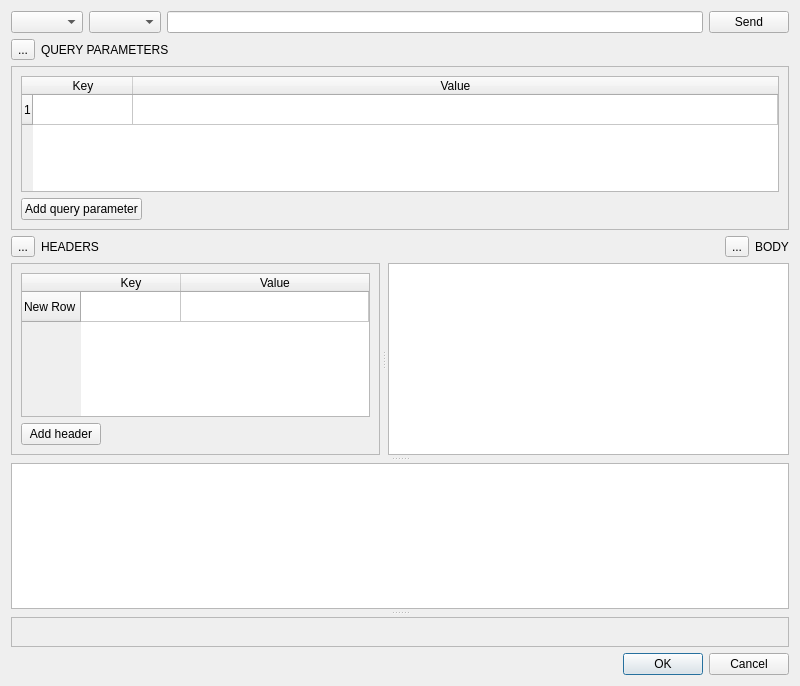
<?xml version="1.0" encoding="UTF-8"?>
<ui version="4.0">
 <class>RestApiTester</class>
 <widget class="QDialog" name="RestApiTester">
  <property name="geometry">
   <rect>
    <x>0</x>
    <y>0</y>
    <width>800</width>
    <height>686</height>
   </rect>
  </property>
  <property name="minimumSize">
   <size>
    <width>800</width>
    <height>600</height>
   </size>
  </property>
  <property name="windowTitle">
   <string>Dialog</string>
  </property>
  <layout class="QGridLayout" name="gridLayout">
   <item row="1" column="0">
    <layout class="QVBoxLayout" name="verticalLayout_5">
     <item>
      <layout class="QHBoxLayout" name="horizontalLayout_6">
       <item>
        <layout class="QHBoxLayout" name="horizontalLayout_5">
         <item>
          <widget class="QToolButton" name="hideHeadersButton">
           <property name="text">
            <string>...</string>
           </property>
           <property name="checkable">
            <bool>true</bool>
           </property>
           <property name="checked">
            <bool>false</bool>
           </property>
          </widget>
         </item>
         <item>
          <widget class="QLabel" name="label_2">
           <property name="text">
            <string>HEADERS</string>
           </property>
          </widget>
         </item>
        </layout>
       </item>
       <item>
        <spacer name="horizontalSpacer_2">
         <property name="orientation">
          <enum>Qt::Horizontal</enum>
         </property>
         <property name="sizeHint" stdset="0">
          <size>
           <width>40</width>
           <height>20</height>
          </size>
         </property>
        </spacer>
       </item>
       <item>
        <layout class="QHBoxLayout" name="horizontalLayout_2">
         <item>
          <widget class="QToolButton" name="hideBodyButton">
           <property name="text">
            <string>...</string>
           </property>
           <property name="checkable">
            <bool>true</bool>
           </property>
          </widget>
         </item>
         <item>
          <widget class="QLabel" name="label_3">
           <property name="text">
            <string>BODY</string>
           </property>
          </widget>
         </item>
        </layout>
       </item>
      </layout>
     </item>
     <item>
      <widget class="QSplitter" name="splitter_2">
       <property name="orientation">
        <enum>Qt::Vertical</enum>
       </property>
       <property name="handleWidth">
        <number>8</number>
       </property>
       <property name="childrenCollapsible">
        <bool>false</bool>
       </property>
       <widget class="QSplitter" name="splitter">
        <property name="orientation">
         <enum>Qt::Horizontal</enum>
        </property>
        <property name="handleWidth">
         <number>8</number>
        </property>
        <widget class="QWidget" name="verticalLayoutWidget_3">
         <layout class="QVBoxLayout" name="verticalLayout_6">
          <item>
           <widget class="QFrame" name="frame_4">
            <property name="sizePolicy">
             <sizepolicy hsizetype="Expanding" vsizetype="Expanding">
              <horstretch>0</horstretch>
              <verstretch>0</verstretch>
             </sizepolicy>
            </property>
            <property name="frameShape">
             <enum>QFrame::StyledPanel</enum>
            </property>
            <property name="frameShadow">
             <enum>QFrame::Raised</enum>
            </property>
            <layout class="QGridLayout" name="gridLayout_3">
             <property name="sizeConstraint">
              <enum>QLayout::SetMaximumSize</enum>
             </property>
             <item row="0" column="0">
              <widget class="QTableWidget" name="headersTable">
               <property name="sizePolicy">
                <sizepolicy hsizetype="Expanding" vsizetype="Expanding">
                 <horstretch>0</horstretch>
                 <verstretch>0</verstretch>
                </sizepolicy>
               </property>
               <property name="sizeAdjustPolicy">
                <enum>QAbstractScrollArea::AdjustToContents</enum>
               </property>
               <property name="autoScroll">
                <bool>true</bool>
               </property>
               <property name="autoScrollMargin">
                <number>16</number>
               </property>
               <property name="alternatingRowColors">
                <bool>false</bool>
               </property>
               <property name="verticalScrollMode">
                <enum>QAbstractItemView::ScrollPerItem</enum>
               </property>
               <attribute name="horizontalHeaderStretchLastSection">
                <bool>true</bool>
               </attribute>
               <attribute name="verticalHeaderStretchLastSection">
                <bool>false</bool>
               </attribute>
               <row>
                <property name="text">
                 <string>New Row</string>
                </property>
               </row>
               <column>
                <property name="text">
                 <string>Key</string>
                </property>
               </column>
               <column>
                <property name="text">
                 <string>Value</string>
                </property>
               </column>
              </widget>
             </item>
             <item row="1" column="0">
              <layout class="QHBoxLayout" name="horizontalLayout_7">
               <item>
                <widget class="QPushButton" name="pushButton_4">
                 <property name="text">
                  <string>Add header</string>
                 </property>
                </widget>
               </item>
               <item>
                <spacer name="horizontalSpacer_4">
                 <property name="orientation">
                  <enum>Qt::Horizontal</enum>
                 </property>
                 <property name="sizeHint" stdset="0">
                  <size>
                   <width>58</width>
                   <height>17</height>
                  </size>
                 </property>
                </spacer>
               </item>
              </layout>
             </item>
            </layout>
           </widget>
          </item>
         </layout>
        </widget>
        <widget class="QWidget" name="layoutWidget">
         <layout class="QVBoxLayout" name="verticalLayout">
          <item>
           <widget class="QTextEdit" name="bodyEdit"/>
          </item>
         </layout>
        </widget>
       </widget>
       <widget class="QTextEdit" name="logOutputEdit">
        <property name="sizePolicy">
         <sizepolicy hsizetype="Expanding" vsizetype="Expanding">
          <horstretch>0</horstretch>
          <verstretch>200</verstretch>
         </sizepolicy>
        </property>
       </widget>
       <widget class="QFrame" name="uiFrame">
        <property name="frameShape">
         <enum>QFrame::StyledPanel</enum>
        </property>
        <property name="frameShadow">
         <enum>QFrame::Raised</enum>
        </property>
       </widget>
      </widget>
     </item>
    </layout>
   </item>
   <item row="2" column="0">
    <widget class="QDialogButtonBox" name="buttonBox">
     <property name="orientation">
      <enum>Qt::Horizontal</enum>
     </property>
     <property name="standardButtons">
      <set>QDialogButtonBox::Cancel|QDialogButtonBox::Ok</set>
     </property>
    </widget>
   </item>
   <item row="0" column="0">
    <layout class="QVBoxLayout" name="verticalLayout_4">
     <property name="sizeConstraint">
      <enum>QLayout::SetMinimumSize</enum>
     </property>
     <item>
      <layout class="QHBoxLayout" name="horizontalLayout_3">
       <item>
        <widget class="QComboBox" name="reqTtypeComboBox">
         <property name="sizePolicy">
          <sizepolicy hsizetype="MinimumExpanding" vsizetype="Fixed">
           <horstretch>0</horstretch>
           <verstretch>0</verstretch>
          </sizepolicy>
         </property>
        </widget>
       </item>
       <item>
        <widget class="QComboBox" name="protoComboBox">
         <property name="sizePolicy">
          <sizepolicy hsizetype="MinimumExpanding" vsizetype="Fixed">
           <horstretch>0</horstretch>
           <verstretch>0</verstretch>
          </sizepolicy>
         </property>
        </widget>
       </item>
       <item>
        <widget class="QLineEdit" name="urlEdit">
         <property name="sizePolicy">
          <sizepolicy hsizetype="Preferred" vsizetype="Fixed">
           <horstretch>1</horstretch>
           <verstretch>0</verstretch>
          </sizepolicy>
         </property>
        </widget>
       </item>
       <item>
        <widget class="QPushButton" name="sendButton">
         <property name="text">
          <string>Send</string>
         </property>
        </widget>
       </item>
      </layout>
     </item>
     <item>
      <layout class="QHBoxLayout" name="horizontalLayout_4">
       <property name="sizeConstraint">
        <enum>QLayout::SetMinimumSize</enum>
       </property>
       <item>
        <layout class="QVBoxLayout" name="verticalLayout_3">
         <property name="sizeConstraint">
          <enum>QLayout::SetMinimumSize</enum>
         </property>
         <item>
          <layout class="QHBoxLayout" name="horizontalLayout">
           <item>
            <widget class="QToolButton" name="hideQueryButton">
             <property name="text">
              <string>...</string>
             </property>
             <property name="checkable">
              <bool>true</bool>
             </property>
             <property name="checked">
              <bool>false</bool>
             </property>
            </widget>
           </item>
           <item>
            <widget class="QLabel" name="label">
             <property name="text">
              <string>QUERY PARAMETERS</string>
             </property>
            </widget>
           </item>
          </layout>
         </item>
         <item>
          <widget class="QFrame" name="frame_3">
           <property name="sizePolicy">
            <sizepolicy hsizetype="Expanding" vsizetype="Expanding">
             <horstretch>0</horstretch>
             <verstretch>0</verstretch>
            </sizepolicy>
           </property>
           <property name="frameShape">
            <enum>QFrame::StyledPanel</enum>
           </property>
           <property name="frameShadow">
            <enum>QFrame::Raised</enum>
           </property>
           <layout class="QGridLayout" name="gridLayout_2">
            <item row="1" column="0">
             <layout class="QHBoxLayout" name="horizontalLayout_8">
              <item>
               <widget class="QPushButton" name="addQueryBtn">
                <property name="text">
                 <string>Add query parameter</string>
                </property>
               </widget>
              </item>
              <item>
               <spacer name="horizontalSpacer">
                <property name="orientation">
                 <enum>Qt::Horizontal</enum>
                </property>
                <property name="sizeHint" stdset="0">
                 <size>
                  <width>48</width>
                  <height>17</height>
                 </size>
                </property>
               </spacer>
              </item>
             </layout>
            </item>
            <item row="0" column="0">
             <widget class="QTableWidget" name="queryTable">
              <property name="sizePolicy">
               <sizepolicy hsizetype="Expanding" vsizetype="Expanding">
                <horstretch>0</horstretch>
                <verstretch>0</verstretch>
               </sizepolicy>
              </property>
              <property name="sizeAdjustPolicy">
               <enum>QAbstractScrollArea::AdjustToContents</enum>
              </property>
              <property name="autoScroll">
               <bool>true</bool>
              </property>
              <property name="autoScrollMargin">
               <number>16</number>
              </property>
              <property name="alternatingRowColors">
               <bool>false</bool>
              </property>
              <property name="verticalScrollMode">
               <enum>QAbstractItemView::ScrollPerItem</enum>
              </property>
              <attribute name="horizontalHeaderStretchLastSection">
               <bool>true</bool>
              </attribute>
              <attribute name="verticalHeaderStretchLastSection">
               <bool>false</bool>
              </attribute>
              <row>
               <property name="text">
                <string>1</string>
               </property>
              </row>
              <column>
               <property name="text">
                <string>Key</string>
               </property>
              </column>
              <column>
               <property name="text">
                <string>Value</string>
               </property>
              </column>
             </widget>
            </item>
           </layout>
           <zorder>queryTable</zorder>
           <zorder></zorder>
          </widget>
         </item>
        </layout>
       </item>
      </layout>
     </item>
    </layout>
   </item>
  </layout>
  <zorder>buttonBox</zorder>
  <zorder></zorder>
  <zorder></zorder>
 </widget>
 <resources/>
 <connections>
  <connection>
   <sender>buttonBox</sender>
   <signal>accepted()</signal>
   <receiver>RestApiTester</receiver>
   <slot>accept()</slot>
   <hints>
    <hint type="sourcelabel">
     <x>227</x>
     <y>629</y>
    </hint>
    <hint type="destinationlabel">
     <x>157</x>
     <y>274</y>
    </hint>
   </hints>
  </connection>
  <connection>
   <sender>buttonBox</sender>
   <signal>rejected()</signal>
   <receiver>RestApiTester</receiver>
   <slot>reject()</slot>
   <hints>
    <hint type="sourcelabel">
     <x>295</x>
     <y>635</y>
    </hint>
    <hint type="destinationlabel">
     <x>286</x>
     <y>274</y>
    </hint>
   </hints>
  </connection>
  <connection>
   <sender>hideQueryButton</sender>
   <signal>clicked(bool)</signal>
   <receiver>frame_3</receiver>
   <slot>setHidden(bool)</slot>
   <hints>
    <hint type="sourcelabel">
     <x>314</x>
     <y>48</y>
    </hint>
    <hint type="destinationlabel">
     <x>456</x>
     <y>75</y>
    </hint>
   </hints>
  </connection>
  <connection>
   <sender>hideHeadersButton</sender>
   <signal>clicked(bool)</signal>
   <receiver>frame_4</receiver>
   <slot>setHidden(bool)</slot>
   <hints>
    <hint type="sourcelabel">
     <x>32</x>
     <y>211</y>
    </hint>
    <hint type="destinationlabel">
     <x>90</x>
     <y>235</y>
    </hint>
   </hints>
  </connection>
  <connection>
   <sender>hideBodyButton</sender>
   <signal>clicked(bool)</signal>
   <receiver>bodyEdit</receiver>
   <slot>setHidden(bool)</slot>
   <hints>
    <hint type="sourcelabel">
     <x>487</x>
     <y>207</y>
    </hint>
    <hint type="destinationlabel">
     <x>516</x>
     <y>238</y>
    </hint>
   </hints>
  </connection>
 </connections>
</ui>
